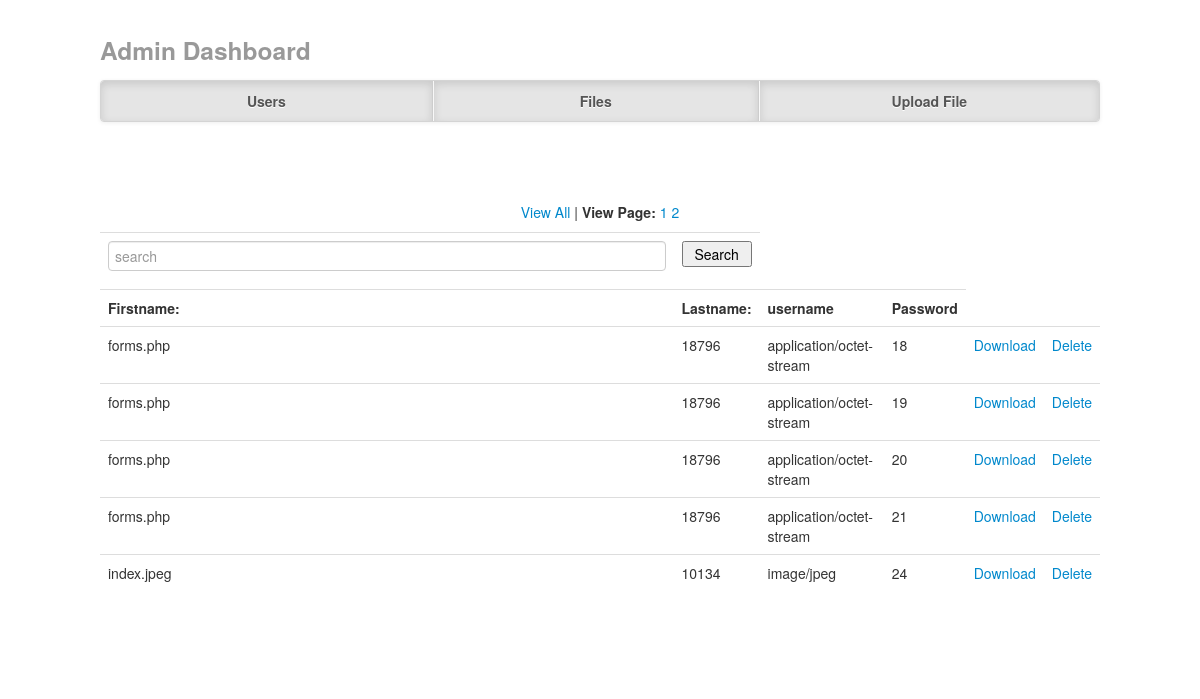
/connection/retrieve.php, run on the app's committed database.
### tables this page shows
CREATE TABLE IF NOT EXISTS `file` (
  `id` int(11) NOT NULL AUTO_INCREMENT,
  `name` varchar(100) NOT NULL,
  `size` varchar(100) NOT NULL,
  `type` varchar(100) NOT NULL,
  `content` varchar(100) NOT NULL,
  `created` timestamp NOT NULL DEFAULT CURRENT_TIMESTAMP,
  `user_id` varchar(11) NOT NULL,
  PRIMARY KEY (`id`)
);

### connection/retrieve.php (the view, shortened to what this page needs)
<!DOCTYPE html>
<html lang="en">
    <head>
        <link href="../css/bootstrap.css" rel="stylesheet">
        <link href="../css/bootstrap-responsive.css" rel="stylesheet">
    </head>
    <body>
        <div class="container">
            <div class="masthead">
                <h3 class="muted">Admin Dashboard</h3>
                <div class="navbar">
                    <div class="navbar-inner">
                        <div class="container">
                            <ul class="nav">
                                <li class="active"><a href="dashboard.php">Users</a></li>
                                <li class="active"><a href="retrieve.php">Files</a></li>
                                <li class="active"><a href="upload.php">Upload File</a></li>
                            </ul>
                        </div>
                    </div>
                </div>
            </div>
            <div class="jumbotron">
                <form name="search" method="post" class="modal-form">
                    <table class="table">
                        <tr>
                            <td><input type="text" name="search" size="1000" placeholder="search" class="input-block-level"></td>
                            <td><input type="submit" value="Search" class="btn-block" /></td>
                        </tr>
                        <?php
                        Print "<th>Firstname:</th> <th>Lastname:</th><th>username</th><th>Password</th>";
                        $search = $_POST["search"];
                        $per_page = 5;
                        $result = mysql_query("SELECT id,name,size,type FROM file where name like '%$search%'");
                        $total_results = mysql_num_rows($result);
                        $total_pages = ceil($total_results / $per_page);
                        if (isset($_GET['page']) && is_numeric($_GET['page'])) {
                            $show_page = $_GET['page'];
                            if ($show_page > 0 && $show_page <= $total_pages) {
                                $start = ($show_page - 1) * $per_page;
                                $end = $start + $per_page;
                            } else {
                                $start = 0;
                                $end = $per_page;
                            }
                        } else {
                            $start = 0;
                            $end = $per_page;
                        }
                        echo "<p><a href='view.php'>View All</a> | <b>View Page:</b> ";
                        for ($i = 1; $i <= $total_pages; $i++) {
                            echo "<a href='retrieve.php?page=$i'>$i</a> ";
                        }
                        echo "</p>";
                        for ($i = $start; $i < $end; $i++) {
                            echo "<tr>";
                            echo '<td>' . mysql_result($result, $i, 'name') . '</td>';
                            echo '<td>' . mysql_result($result, $i, 'size') . '</td>';
                            echo '<td>' . mysql_result($result, $i, 'type') . '</td>';
                            echo '<td>' . mysql_result($result, $i, 'content') . '</td>';
                            echo '<td><a href="download.php?id=' . mysql_result($result, $i, 'id') . '">Download</a></td>';
                            echo '<td><a href="delete_file.php?id=' . mysql_result($result, $i, 'id') . '">Delete</a></td>';
                            echo "</tr>";
                        }
                        echo "</table>";
                        ?>
                </form>
            </div>

### connection/retrieve.php (style rules this page uses)
body { padding-top: 20px; padding-bottom: 60px; }
.container { margin: 0 auto; max-width: 1000px; }
.jumbotron { margin: 80px 0; text-align: center; }
.navbar .navbar-inner { padding: 0; }
.navbar .nav { margin: 0; display: table; width: 100%; }
.navbar .nav li { display: table-cell; width: 1%; float: none; }
.navbar .nav li a { font-weight: bold; text-align: center; border-left: 1px solid rgba(255,255,255,.75); border-right: 1px solid rgba(0,0,0,.1); }
.navbar .nav li:first-child a { border-left: 0; border-radius: 3px 0 0 3px; }
.navbar .nav li:last-child a { border-right: 0; border-radius: 0 3px 3px 0; }

### data on the page
file: name "forms.php", size "18796", type "application/octet-stream", id "18"
file: name "forms.php", size "18796", type "application/octet-stream", id "19"
file: name "forms.php", size "18796", type "application/octet-stream", id "20"
file: name "forms.php", size "18796", type "application/octet-stream", id "21"
file: name "index.jpeg", size "10134", type "image/jpeg", id "24"
